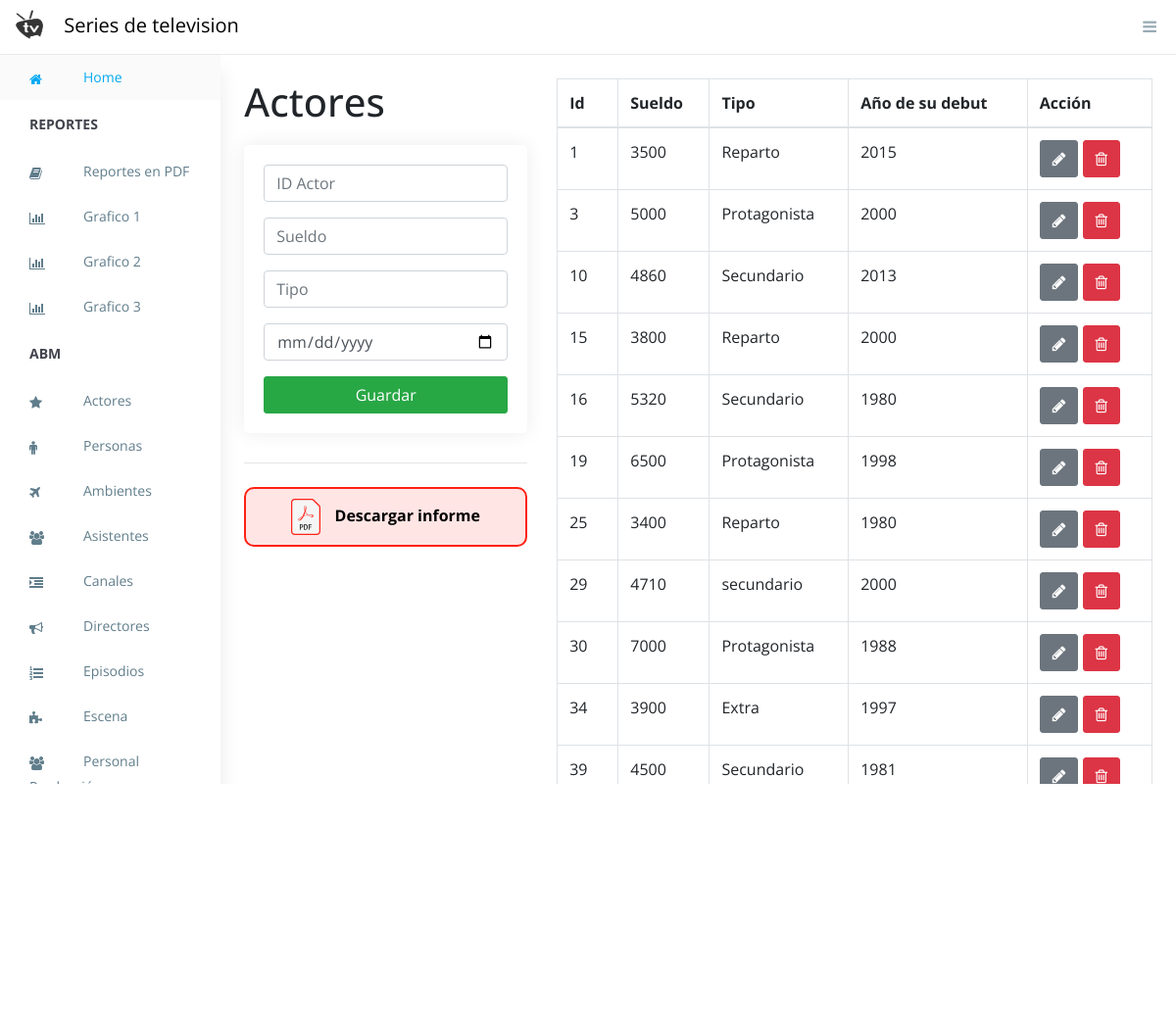
Page /actores.php (signed in) on the committed database.
### tables this page shows
CREATE TABLE `actor` (
  `idactor` int(11) NOT NULL,
  `sueldo` int(11) DEFAULT NULL,
  `tipo` text DEFAULT NULL,
  `anio_debut` int(11) DEFAULT NULL
);

### actores.php (the view, shortened to what this page needs)
<?php
include('session.php');
?>
<?php include("partes/header.php")?>
<div class="container contenedor p-4">
    <div class="row">
        <div class="col-md-4">
                <h1>Actores</h1>
            <div class="card card-body">
                <form action="addActor.php" method="POST">
                    <div class="form-group">
                        <input type="text" name="idactor" class="form-control" placeholder="ID Actor" autofocus required>
                    </div>
                    <div class="form-group">
                        <input type="number" name="sueldo" rows="2" class="form-control" placeholder="Sueldo" autofocus min="999" max="99999999" autofocus required >
                    </div>
                    <div class="form-group">
                        <input type="text" name="tipo" class="form-control" placeholder="Tipo" pattern="[a-zA-ZàáâäãåąčćęèéêëėįìíîïłńòóôöõøùúûüųūÿýżźñçčšžÀÁÂÄÃÅĄĆČĖĘÈÉÊËÌÍÎÏĮŁŃÒÓÔÖÕØÙÚÛÜŲŪŸÝŻŹÑßÇŒÆČŠŽ∂ð ,.'-]{2,48}" autofocus required>
                    </div>
                    <div class="form-group">
                        <input type="date" name="anio_debut" rows="2" class="form-control" placeholder="Año debut" autofocus  min="1950-01-01" max="2018-12-31" required>
                    </div>
                    <input type="submit" class="btn btn-success btn-block"
                    name="addActor" value="Guardar">
                </form>
            </div>
            <hr class="mb-4">
            <a href="listas_pdf/listaActoresPDF.php">
            <div class="boton-pdf">
                <img src="assets/pdf.svg" style="margin-right: 10px" width="30px" alt="">
                Descargar informe
            </div>
            </a>
        </div>
        <div class="col-md-8">
                <table class="table table-bordered">
                    <thead>
                        <tr>
                            <th>Id</th>
                            <th>Sueldo</th>
                            <th>Tipo</th>
                            <th>Año de su debut</th>
                            <th>Acción</th>
                        </tr>
                    </thead>
                    <tbody>
                        <?php
                        $query = "SELECT * FROM actor";
                        $result_tasks = mysqli_query($conexion,$query);
                        while($row = mysqli_fetch_array($result_tasks)){ ?>
                            <tr>
                                <td><?php echo $row['idactor']?></td>
                                <td><?php echo $row['sueldo']?></td>
                                <td><?php echo $row['tipo']?></td>
                                <td><?php echo $row['anio_debut']?></td>
                                <td>
                                    <a href="editActor.php?idactor=<?php echo $row['idactor']?>" class="btn btn-secondary">
                                        <i class="fa fa-pencil"></i>
                                    </a>
                                    <a href="eliActor.php?idactor=<?php echo $row['idactor']?>" class="btn btn-danger">
                                        <i class="fa fa-trash-o"></i>
                                    </a>
                                </td>
                            </tr>
                       <?php }
                        ?>
                    </tbody>
                </table>
        </div>
    </div>
</div>
<?php include("partes/footer.php")?>

### partes/header.php (shortened to what this page needs)
<!DOCTYPE html>
<html class="no-js" lang="en">
<head>
    <link rel="stylesheet" href="https://cdn.jsdelivr.net/npm/normalize.css@8.0.0/normalize.min.css">
    <link rel="stylesheet" href="https://cdn.jsdelivr.net/npm/bootstrap@4.1.3/dist/css/bootstrap.min.css">
    <link rel="stylesheet" href="https://cdn.jsdelivr.net/npm/font-awesome@4.7.0/css/font-awesome.min.css">
    <link rel="stylesheet" href="https://cdn.jsdelivr.net/gh/lykmapipo/themify-icons@0.1.2/css/themify-icons.css">
    <link rel="stylesheet" href="https://cdn.jsdelivr.net/npm/pixeden-stroke-7-icon@1.2.3/pe-icon-7-stroke/dist/pe-icon-7-stroke.min.css">
    <link rel="stylesheet" href="https://cdnjs.cloudflare.com/ajax/libs/flag-icon-css/3.2.0/css/flag-icon.min.css">
    <link rel="stylesheet" href="assets/css/cs-skin-elastic.css">
    <link rel="stylesheet" href="assets/css/style.css">
</head>
<body>
    <?php
    include('nav.php');
    ?>
<div class="d-flex altura-100">
    <?php
    include('menu.php');
    ?>

### partes/nav.php (shortened to what this page needs)
<div id="right-panel" class="right-panel ml-0" style="border-bottom: 1px solid #e8e9ed;">
    <header id="header" class="header border-0" style="height: 0px; position: absolute !important">
        <div class=" w-100 fixed-top">
            <div class="navbar-header">
                <a class="navbar-brand" href="./"><img src="logo.png" alt="Logo" height="40" width="60">
            Series de television</a>
                <a id="menuToggle" class="menutoggle float-right"><i class="fa fa-bars"></i></a>
            </div>
        </div>
    </header>
</div>

### partes/menu.php
<aside id="left-panel" class="left-panel" style="top: 56px; -webkit-box-shadow: 1px 16px 20px rgba(0, 0, 0, 0.08);box-shadow: 1px 16px 20px rgba(0, 0, 0, 0.08);">
    <nav class="navbar navbar-expand-sm navbar-default">
        <div id="main-menu" class="main-menu collapse navbar-collapse">
            <ul class="nav navbar-nav">
                <li class="active">
                    <a href="home.php"><i class="menu-icon fa fa-home"></i>Home </a>
                </li>
                <li class="menu-title">Reportes</li>
                <li class="">
                    <a href="reportes_pdf.php"  aria-haspopup="true" aria-expanded="false"> <i class="menu-icon fa fa-book"></i>Reportes en PDF</a>
                </li>
                <li class="">
                    <a href="grafico1.php"  aria-haspopup="true" aria-expanded="false"> <i class="menu-icon fa fa-bar-chart-o "></i>Grafico 1</a>
                </li>
                <li class="">
                    <a href="grafico2.php"  aria-haspopup="true" aria-expanded="false"> <i class="menu-icon fa fa-bar-chart-o "></i>Grafico 2</a>
                </li>
                <li class="">
                    <a href="grafico3.php"  aria-haspopup="true" aria-expanded="false"> <i class="menu-icon fa fa-bar-chart-o "></i>Grafico 3</a>
                </li>
                <li class="menu-title">ABM</li>
                <li class="">
                    <a href="actores.php"  aria-haspopup="true" aria-expanded="false"> <i class="menu-icon fa fa-star"></i>Actores</a>
                    <a href="personas.php"  aria-haspopup="true" aria-expanded="false"> <i class="menu-icon fa fa-male"></i>Personas</a>
                    <a href="ambientes.php"  aria-haspopup="true" aria-expanded="false"> <i class="menu-icon fa fa-plane"></i>Ambientes</a>
                    <a href="asistentes.php"  aria-haspopup="true" aria-expanded="false"> <i class="menu-icon fa fa-users"></i>Asistentes</a>
                    <a href="canales.php"  aria-haspopup="true" aria-expanded="false"> <i class="menu-icon fa fa-indent"></i>Canales</a>
                    <a href="directores.php"  aria-haspopup="true" aria-expanded="false"> <i class="menu-icon fa fa-bullhorn"></i>Directores</a>
                    <a href="episodios.php"  aria-haspopup="true" aria-expanded="false"> <i class="menu-icon fa fa-list-ol"></i>Episodios</a>
                    <a href="escenas.php"  aria-haspopup="true" aria-expanded="false"> <i class="menu-icon fa fa-puzzle-piece"></i>Escena</a>
                    <a href="personalproduccion.php"  aria-haspopup="true" aria-expanded="false"> <i class="menu-icon fa fa-users"></i>Personal Producción</a>
                    <a href="programas.php"  aria-haspopup="true" aria-expanded="false"> <i class="menu-icon fa fa-list-ul"></i>Programas</a>
                    <a href="tecnicos.php"  aria-haspopup="true" aria-expanded="false"> <i class="menu-icon fa fa-wrench"></i>Tecnicos</a>
                    <a href="base_datos/logout.php"  aria-haspopup="true" aria-expanded="false"> <i class="menu-icon fa fa-user"></i>Salir</a>
                </li>
            </ul>
        </div>
    </nav>
</aside>

### partes/footer.php (shortened to what this page needs)
</body>
</html>

### assets/css/style.css (style rules this page uses)
.contenedor { overflow-y: auto; padding-bottom: 63px !important; }
.altura-100 { height: 100%; }
html, body { height: 100%; overflow-y: hidden; }
.boton-pdf { border: #FF2114 2px solid; border-radius: 10px; padding: 10px; text-align: center; background: #ffe5e4; color: black; font-weight: bold; }
.card.card-body { padding: 20px !important; margin-top: 20px; }
.contenedor { overflow-y: auto; }
body { font-family: "Open Sans", sans-serif; font-size: 16px; width: 100%; }
a, button { text-decoration: none; outline: none !important; color: #878787; -webkit-transition: all 0.25s ease; transition: all 0.25s ease; }
h1, h2, h3, h4, h5, h6 { margin: 0; }
ul, ol { padding-left: 0; }
img { max-width: 100%; }
.btn, button, input, textarea { -webkit-box-shadow: none; box-shadow: none; outline: 0 !important; }
.btn { border-radius: 3px; }
aside.left-panel { background: #fff; height: 100vh; padding: 0; vertical-align: top; width: 280px; -webkit-box-shadow: 1px 0 20px rgba(0, 0, 0, 0.08); box-shadow: 1px 0 20px rgba(0, 0, 0, 0.08); position: initial; left: 0; bottom: 0; top: 55px; overflow-y: scroll; padding-bottom: 20px; z-index: 999; }
.navbar { background: #fff; border-radius: 0; border: none; display: inline-block; margin: 0; padding: 0; vertical-align: top; }
.navbar .main-menu { float: left; padding: 0; padding-bottom: 50px; }
.navbar .menu-title { color: #41434d; clear: both; display: block; font-family: 'Open Sans'; font-size: 14px; font-weight: 700; line-height: 50px; padding: 0; text-transform: uppercase; width: 100%; }
.navbar .navbar-nav { float: none; position: relative; }
.navbar .navbar-nav > li { padding-left: 30px; padding-right: 30px; }
.navbar .navbar-nav > li.active { background: #fafafa; }
.navbar .navbar-nav li { width: 100%; }
.navbar .navbar-nav li.active .menu-icon, .navbar .navbar-nav li:hover .toggle_nav_button:before, .navbar .navbar-nav li .toggle_nav_button.nav-open:before { color: #03a9f3; }
.navbar .navbar-nav li > a { background: none !important; color: #607d8b; display: inline-block; font-size: 14px; line-height: 26px; padding: 10px 0; position: relative; width: 100%; }
.navbar .navbar-nav li > a .menu-icon { color: #607d8b; float: left; margin-top: 8px; width: 55px; text-align: left; z-index: 9; }
.navbar .navbar-nav > .active > a, .navbar .navbar-nav > .active > a:focus, .navbar .navbar-nav > .active > a:hover { color: #03a9f3; }
.right-panel { background: #f1f2f7; margin-left: 280px; margin-top: 55px; }
.right-panel header.header { background: #fff; border-bottom: 1px solid #e8e9ed; -webkit-box-shadow: none; box-shadow: none; clear: both; padding: 0 30px; height: 55px; position: fixed; left: 280px; left: 0; right: 0; top: 0; z-index: 999; }
.right-panel .navbar-brand { width: 250px; display: inline-block; }
.right-panel .menutoggle { padding-top: 7px; }
.right-panel .navbar-header { width: 100%; background-color: #fff; padding: 0 1.25em 0 0; }
.right-panel .navbar-header > a { display: inline-block; }
.right-panel .navbar-brand { line-height: 42px; }
.right-panel .navbar-brand img { max-width: 145px; }
.menutoggle { background-color: transparent; color: #99abb4 !important; cursor: pointer; font-size: 1em; height: 40px; line-height: 40px; width: 40px; display: block; text-align: right; }
.card { margin-bottom: 1.875em; border-radius: 5px; padding: 0; border: 0px solid transparent; -webkit-box-shadow: 0 0 20px rgba(0, 0, 0, 0.08); box-shadow: 0 0 20px rgba(0, 0, 0, 0.08); }
.btn, .button { display: inline-block; font-weight: 400; text-align: center; white-space: nowrap; vertical-align: middle; -webkit-transition: all .15s ease-in-out; transition: all .15s ease-in-out; border-radius: 3; cursor: pointer; }
@media (max-width: 1368px) { .card-body { padding: 15px; } }

### rows in the picture
actor: idactor "1", sueldo "3500", tipo "Reparto", anio_debut "2015"
actor: idactor "3", sueldo "5000", tipo "Protagonista", anio_debut "2000"
actor: idactor "10", sueldo "4860", tipo "Secundario", anio_debut "2013"
actor: idactor "15", sueldo "3800", tipo "Reparto", anio_debut "2000"
actor: idactor "16", sueldo "5320", tipo "Secundario", anio_debut "1980"
actor: idactor "19", sueldo "6500", tipo "Protagonista", anio_debut "1998"
actor: idactor "25", sueldo "3400", tipo "Reparto", anio_debut "1980"
actor: idactor "29", sueldo "4710", tipo "secundario", anio_debut "2000"
actor: idactor "30", sueldo "7000", tipo "Protagonista", anio_debut "1988"
actor: idactor "34", sueldo "3900", tipo "Extra", anio_debut "1997"
actor: idactor "39", sueldo "4500", tipo "Secundario", anio_debut "1981"
